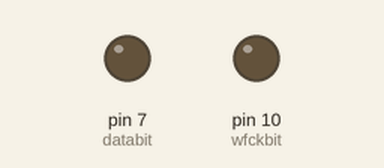
A sketch run on a simulated Arduino Uno, built with avr-gcc and run on an emulated ATmega328P. Shown: output pins drawn as LEDs (lit = HIGH). At 29.2 s the program stops and its outputs stay as they are.

Above: at 0.1 s.
At 4.9 s:
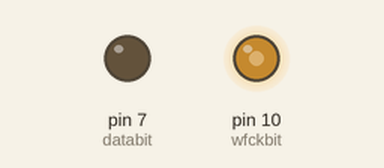
At 29.3 s:
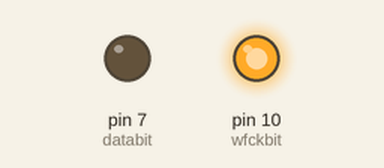
Timing chart, 0 to 30.7 s (numbered marks = the images above):
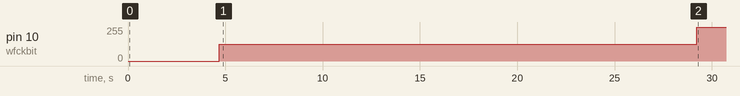

The sketch:

UberChip_V2.1Jx.ino
```cpp
/*
  ╔╗░╔╦══╗╔═══╦═══╦═══╦╗░╔╦══╦═══╗░░░░░░░░░░░░░░░░░░░░░░░░░
  ║║░║║╔╗║║╔══╣╔═╗║╔═╗║║░║╠╣╠╣╔═╗║░░░░░░░░░░░░░░░░░░░░░░░░░
  ║║░║║╚╝╚╣╚══╣╚═╝║║░╚╣╚═╝║║║║╚═╝║░░░░░░░░░░░░░░░░░░░░░░░░░
  ║║░║║╔═╗║╔══╣╔╗╔╣║░╔╣╔═╗║║║║╔══╝░░░░░░░░░░░░░░░░░░░░░░░░░
  ║╚═╝║╚═╝║╚══╣║║╚╣╚═╝║║░║╠╣╠╣║░░░░░░░░░░░░░░░░░░░░░░░░░░░░
  ╚═══╩═══╩═══╩╝╚═╩═══╩╝░╚╩══╩╝░░░░░░░░░░░░░░░░░░░░░░░░░░░░
   PU22/ PU23 / PM41 (PSOne) NTSC version (for PAL PM41 with addional region lock, use Uber D-D)
   (c) VajskiDs Consoles 2022

   Revision History:

   2021
   Refer to Github for install diagrams @ https://github.com/L10N37/tehUberChip_Another_PSX_Modchip
   V1.1, Installed one today to ship off in this model, why wouldn't I? Spare arduinos on hand, doesn't interfere with the laser after boot and it takes 5 minutes to install.
   A tidy Mayumi installation can take an hour if you're a trying to be *super neat*.
   Gave it a quick test and it seems there was a slight oversight, like the PM41 version I have added genuine disc mode (start with lid open) as it was only working
   with burnt games
   and displaying Sony Computer Entertainment America with the SCEE string on the black Screen for NTSC US games, and the Sony Europe with SCEE string for copied PAL games
   and finally, Sony Computer Entertainment Inc. for Japanese games :)
   V2.00 Used some lower level type code for reading and changing pin states and some general optimisation, added link wire needed for genuine imports
   at this stage, haven't been able to use software to produce this signal from an arduino.
   V2.10 Added support for Genuine and Genuine imports without a genuine mode. The ability to disable the chip still remains.
   The program used to make the calculations spits out a lot of broken code, used a pocket oscilliscope and uploaded a bunch of different settings and desired clock speeds until
   I had something on the scope that was almost a 1:1 match of the WFCK signal. This signal gets turned off once injections are complete.
   V2.1J:  Small timing change, fixes: Legend of Mana (JP), was getting antimod flag 50% of the time.
  2022
  V2.1Jx
            Re-Wrote to suit LGT8F328P QFP32 Mini-EVB - may suit other boards with the same IC, DATA is now D7, not D12 (needless, but CBF changing it back)
            Uses: 'https://github.com/dbuezas/lgt8fx/discussions/207'
            I haven't bothered adjusting this for the simple region changes, but it's still easy to change regions. Just change the SCEE to your region in all the references in inject(). Managed to shave off 1%,
            so this uses 5% of storage space :P
            Devved on a PU22 with full wire installation (Reset, Data, DriveLid, WFCK, GND, 3.3v). Removed chip disable mode, there's no reason to ever disable the chip.

**accidental commit with V3.00 overwriting this version from August 7 2022, so went through history and put it back here for revision history sake.
*/

#define databit 7
#define lidbit 0
#define wfckbit 2
#define LIDPORT PORTB
#define LIDIO DDRB
#define DATAPORT PORTD
#define DATAIO DDRD


int injectcounter = 0x00;
int bitdelay (3794);    //delay between bits sent to drive controller (MS)
int stringdelay (160);  //delay between string injections
char SCEE[] = "10011010100100111101001010111010010101110100S";
char SCEA[] = "10011010100100111101001010111010010111110100S";
char SCEI[] = "10011010100100111101001010111010010110110100S";
//DEFAULT 'SCEE' INJECTION, CHANGE IN INJECT() TO SUIT YOUR REGION (x 3 references to character string)

void setup() {

  //    Set up the used pins

  delay (4700);                    //start-up delay (these need a few seconds to wake up for some reason, i've just moved this from main loop to here, it broke compatiblity.
  bitClear(LIDIO, lidbit);         // Lid sensor as high-z input
  bitWrite (DATAIO, databit, 1);   // Data starts as output
  bitClear (DATAPORT, databit);    // Data starts tied low (very temporary)
  bitClear (LIDIO, wfckbit);       // WFCK starts as high-z input, Equivalant of 'bitWrite (LIDIO, wfckbit, 0)'

}


void NewDisc() {                                // Do 'nothing' while the lids open between disc swap, once closed again, jump into inject routine.
  do
  {
    ;
  }
  while (bitRead (LIDPORT, lidbit) == 1);

  inject();
}

void DriveLidStatus() {
  TCCR1B = 0x18;               // 0001 1000, Disable Timer Clock
  bitClear (DATAIO, databit);  // high-z data line
  bitClear (LIDIO, wfckbit);   // high-z wfck line
  injectcounter = 0;

 // if (bitRead (LIDPORT, lidbit) == 0) { // don't really need to keep checking if the lids still closed, only check if it gets opened.
 //   ;                                   // so commented out
 //}

   if (bitRead (LIDPORT, lidbit) == 1) {
    NewDisc();
  }

  DriveLidStatus();                        //Keep checking if the lids being opened (multi-disc games), if not, loop this function infinitely.
}

void inject() {


  // ****************GATE WIRE SETUP***********************
  // RTM_TimerCalc 1.31,  RuntimeMicro.com (this is written for 16mhz MCU's, but you can still work with it, this MCU approximately doubles the calculations)
  // = 7.342Khz
  TCCR1B = 0x18; // 0001 1000, Disable Timer
  TCCR1A = 0xA2; // 1010 0010

  ICR1 = 4334 - 1;
  OCR1A = (int) (ICR1 * 0.25);
  OCR1B = (int) (ICR1 * 0.50);
  TCNT1 = 0x0;
  bitWrite (LIDIO, wfckbit, 1);      //Unlike the 328P clones I was using, you have to set this pin as an output on this MCU, we will high-z this after injections.
  TCCR1B |= 1; // Prescale=1, Enable Timer

  //********************************************************


  do
  {

    for (byte i = 0; i < sizeof(SCEE) - 1; i++)

      if (SCEE[i] == '0')
      {
        bitWrite (DATAIO, databit, 1);  // Set DataPin as Output
        bitClear (DATAPORT, databit);   // Pull Data line Low for zero's
        delayMicroseconds (bitdelay);
      }
      else if (SCEE[i] == '1')
      {
        bitClear (DATAIO, databit);     // Set Datapin as input, releases data line for 1's
        delayMicroseconds(bitdelay);
      }
      else if (bitRead (LIDPORT, lidbit) == 1) // Magic Key injection broken by drive lid being opened?
      {
        DriveLidStatus();
      }
      else if (SCEE[i] == 'S')
      {
        injectcounter++;
        delay (stringdelay);
      }
  }
  while (injectcounter < 75);
}

void loop()
{
  if (injectcounter >= 75) {
    DriveLidStatus();
  }
  inject();
}
```

Measured:
- by itself, pin 10 (wfckbit): 0/255 → 127/255 at 4.7 s, → 255/255 24.5 s later
